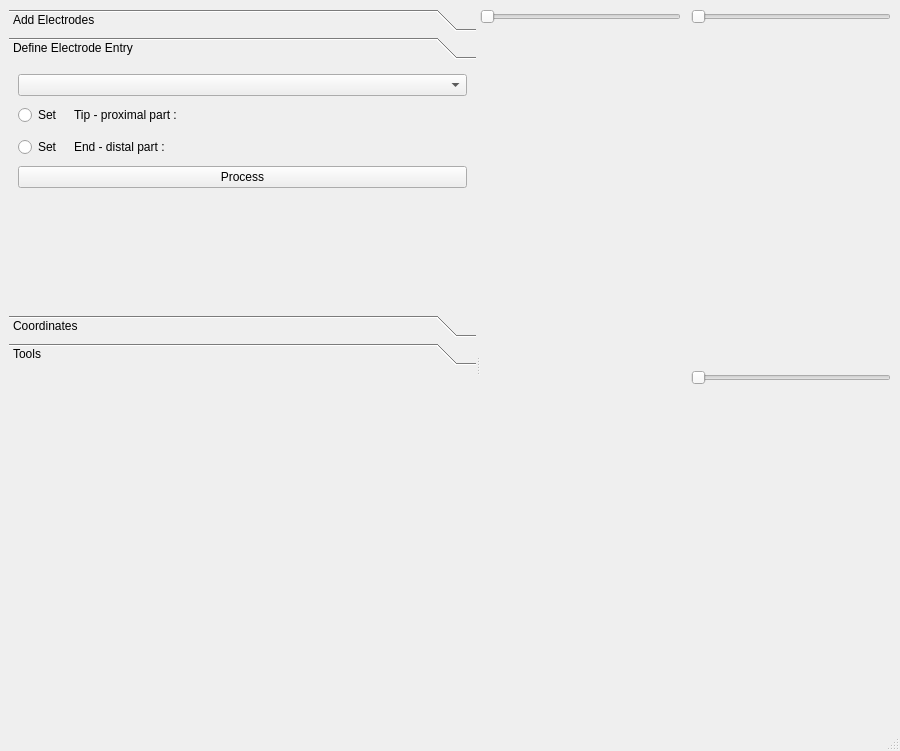
<?xml version="1.0" encoding="UTF-8"?>
<ui version="4.0">
 <class>ImagesViewer</class>
 <widget class="QMainWindow" name="ImagesViewer">
  <property name="geometry">
   <rect>
    <x>0</x>
    <y>0</y>
    <width>900</width>
    <height>751</height>
   </rect>
  </property>
  <property name="windowTitle">
   <string>ImagesViewer</string>
  </property>
  <widget class="QWidget" name="centralwidget">
   <layout class="QGridLayout" name="gridLayout_2">
    <item row="0" column="0">
     <widget class="QSplitter" name="splitter">
      <property name="orientation">
       <enum>Qt::Orientation::Horizontal</enum>
      </property>
      <widget class="QWidget" name="leftPanel">
       <layout class="QVBoxLayout" name="leftPanelLayout">
        <property name="spacing">
         <number>0</number>
        </property>
        <item>
         <widget class="QToolBox" name="toolBox">
          <property name="sizePolicy">
           <sizepolicy hsizetype="Preferred" vsizetype="Preferred">
            <horstretch>0</horstretch>
            <verstretch>0</verstretch>
           </sizepolicy>
          </property>
          <property name="currentIndex">
           <number>1</number>
          </property>
          <widget class="QWidget" name="page_5">
           <property name="geometry">
            <rect>
             <x>0</x>
             <y>0</y>
             <width>203</width>
             <height>123</height>
            </rect>
           </property>
           <property name="sizePolicy">
            <sizepolicy hsizetype="Preferred" vsizetype="Maximum">
             <horstretch>0</horstretch>
             <verstretch>0</verstretch>
            </sizepolicy>
           </property>
           <property name="minimumSize">
            <size>
             <width>0</width>
             <height>0</height>
            </size>
           </property>
           <attribute name="label">
            <string>Add Electrodes</string>
           </attribute>
           <layout class="QVBoxLayout" name="verticalLayout_2">
            <item>
             <layout class="QHBoxLayout" name="horizontalLayout_2">
              <item>
               <widget class="QLabel" name="label">
                <property name="minimumSize">
                 <size>
                  <width>70</width>
                  <height>0</height>
                 </size>
                </property>
                <property name="text">
                 <string>Name :</string>
                </property>
               </widget>
              </item>
              <item>
               <widget class="QLineEdit" name="ElectrodeNameLineEdit"/>
              </item>
             </layout>
            </item>
            <item>
             <layout class="QHBoxLayout" name="horizontalLayout">
              <item>
               <widget class="QLabel" name="label_2">
                <property name="minimumSize">
                 <size>
                  <width>70</width>
                  <height>0</height>
                 </size>
                </property>
                <property name="text">
                 <string>Type : </string>
                </property>
               </widget>
              </item>
              <item>
               <widget class="QComboBox" name="ElectrodeTypeComboBox">
                <property name="sizePolicy">
                 <sizepolicy hsizetype="Expanding" vsizetype="Fixed">
                  <horstretch>0</horstretch>
                  <verstretch>0</verstretch>
                 </sizepolicy>
                </property>
               </widget>
              </item>
             </layout>
            </item>
            <item>
             <widget class="QPushButton" name="AddElectrodePushButton">
              <property name="text">
               <string>Add Electrodes</string>
              </property>
             </widget>
            </item>
           </layout>
          </widget>
          <widget class="QWidget" name="page_6">
           <property name="geometry">
            <rect>
             <x>0</x>
             <y>0</y>
             <width>466</width>
             <height>156</height>
            </rect>
           </property>
           <property name="sizePolicy">
            <sizepolicy hsizetype="Preferred" vsizetype="Fixed">
             <horstretch>0</horstretch>
             <verstretch>0</verstretch>
            </sizepolicy>
           </property>
           <property name="minimumSize">
            <size>
             <width>0</width>
             <height>0</height>
            </size>
           </property>
           <attribute name="label">
            <string>Define Electrode Entry</string>
           </attribute>
           <layout class="QGridLayout" name="gridLayout_3">
            <item row="0" column="0">
             <widget class="QComboBox" name="ElectrodesComboBox"/>
            </item>
            <item row="1" column="0">
             <layout class="QHBoxLayout" name="horizontalLayout_6">
              <item>
               <widget class="QRadioButton" name="SetEntryRadioButton">
                <property name="minimumSize">
                 <size>
                  <width>50</width>
                  <height>26</height>
                 </size>
                </property>
                <property name="maximumSize">
                 <size>
                  <width>50</width>
                  <height>26</height>
                 </size>
                </property>
                <property name="text">
                 <string>Set</string>
                </property>
                <property name="checkable">
                 <bool>true</bool>
                </property>
                <property name="autoExclusive">
                 <bool>false</bool>
                </property>
               </widget>
              </item>
              <item>
               <widget class="QLabel" name="EntryCoordinatesLabel">
                <property name="text">
                 <string>Tip - proximal part : </string>
                </property>
               </widget>
              </item>
             </layout>
            </item>
            <item row="2" column="0">
             <layout class="QHBoxLayout" name="horizontalLayout_5">
              <item>
               <widget class="QRadioButton" name="SetOutputRadioButton">
                <property name="minimumSize">
                 <size>
                  <width>50</width>
                  <height>26</height>
                 </size>
                </property>
                <property name="maximumSize">
                 <size>
                  <width>50</width>
                  <height>26</height>
                 </size>
                </property>
                <property name="text">
                 <string>Set</string>
                </property>
                <property name="checkable">
                 <bool>true</bool>
                </property>
                <property name="autoExclusive">
                 <bool>false</bool>
                </property>
               </widget>
              </item>
              <item>
               <widget class="QLabel" name="OutputCoordinatesLabel">
                <property name="text">
                 <string>End - distal part : </string>
                </property>
               </widget>
              </item>
             </layout>
            </item>
            <item row="3" column="0">
             <widget class="QPushButton" name="ProcessCoordinatesPushButton">
              <property name="text">
               <string>Process</string>
              </property>
             </widget>
            </item>
           </layout>
          </widget>
          <widget class="QWidget" name="page_7">
           <property name="geometry">
            <rect>
             <x>0</x>
             <y>0</y>
             <width>138</width>
             <height>366</height>
            </rect>
           </property>
           <property name="sizePolicy">
            <sizepolicy hsizetype="Preferred" vsizetype="Expanding">
             <horstretch>0</horstretch>
             <verstretch>1</verstretch>
            </sizepolicy>
           </property>
           <property name="minimumSize">
            <size>
             <width>0</width>
             <height>0</height>
            </size>
           </property>
           <attribute name="label">
            <string>Coordinates</string>
           </attribute>
           <layout class="QVBoxLayout" name="verticalLayout_4">
            <item>
             <widget class="QScrollArea" name="treeScrollArea">
              <property name="sizePolicy">
               <sizepolicy hsizetype="Preferred" vsizetype="Expanding">
                <horstretch>0</horstretch>
                <verstretch>1</verstretch>
               </sizepolicy>
              </property>
              <property name="minimumSize">
               <size>
                <width>0</width>
                <height>300</height>
               </size>
              </property>
              <property name="widgetResizable">
               <bool>true</bool>
              </property>
              <widget class="QWidget" name="scrollAreaWidgetContents">
               <property name="geometry">
                <rect>
                 <x>0</x>
                 <y>0</y>
                 <width>98</width>
                 <height>298</height>
                </rect>
               </property>
               <layout class="QVBoxLayout" name="scrollLayout">
                <item>
                 <widget class="QTreeWidget" name="ElectrodeTreeWidget">
                  <property name="sizePolicy">
                   <sizepolicy hsizetype="Preferred" vsizetype="Expanding">
                    <horstretch>0</horstretch>
                    <verstretch>1</verstretch>
                   </sizepolicy>
                  </property>
                  <column>
                   <property name="text">
                    <string>Name</string>
                   </property>
                  </column>
                  <column>
                   <property name="text">
                    <string>X</string>
                   </property>
                  </column>
                  <column>
                   <property name="text">
                    <string>Y</string>
                   </property>
                  </column>
                  <column>
                   <property name="text">
                    <string>Z</string>
                   </property>
                  </column>
                 </widget>
                </item>
               </layout>
              </widget>
             </widget>
            </item>
            <item>
             <layout class="QHBoxLayout" name="horizontalLayout_4">
              <item>
               <spacer name="horizontalSpacer_2">
                <property name="orientation">
                 <enum>Qt::Orientation::Horizontal</enum>
                </property>
                <property name="sizeHint" stdset="0">
                 <size>
                  <width>40</width>
                  <height>20</height>
                 </size>
                </property>
               </spacer>
              </item>
              <item>
               <widget class="QPushButton" name="SaveFilePushButton">
                <property name="text">
                 <string>Save File</string>
                </property>
               </widget>
              </item>
              <item>
               <spacer name="horizontalSpacer_3">
                <property name="orientation">
                 <enum>Qt::Orientation::Horizontal</enum>
                </property>
                <property name="sizeHint" stdset="0">
                 <size>
                  <width>40</width>
                  <height>20</height>
                 </size>
                </property>
               </spacer>
              </item>
             </layout>
            </item>
           </layout>
          </widget>
          <widget class="QWidget" name="page_8">
           <property name="geometry">
            <rect>
             <x>0</x>
             <y>0</y>
             <width>113</width>
             <height>44</height>
            </rect>
           </property>
           <property name="sizePolicy">
            <sizepolicy hsizetype="Preferred" vsizetype="Maximum">
             <horstretch>0</horstretch>
             <verstretch>0</verstretch>
            </sizepolicy>
           </property>
           <property name="minimumSize">
            <size>
             <width>0</width>
             <height>0</height>
            </size>
           </property>
           <attribute name="label">
            <string>Tools</string>
           </attribute>
           <layout class="QHBoxLayout" name="horizontalLayout_3">
            <item>
             <widget class="QPushButton" name="Viewer3dButton">
              <property name="text">
               <string>3DViewer</string>
              </property>
             </widget>
            </item>
           </layout>
          </widget>
         </widget>
        </item>
        <item>
         <spacer name="verticalSpacer">
          <property name="orientation">
           <enum>Qt::Orientation::Vertical</enum>
          </property>
          <property name="sizeHint" stdset="0">
           <size>
            <width>10</width>
            <height>20</height>
           </size>
          </property>
         </spacer>
        </item>
       </layout>
      </widget>
      <widget class="QWidget" name="layoutWidget">
       <layout class="QGridLayout" name="gridLayout" rowstretch="0,0" columnstretch="0,0">
        <property name="spacing">
         <number>10</number>
        </property>
        <item row="0" column="0">
         <layout class="QVBoxLayout" name="Axial_verticalLayout">
          <item>
           <widget class="QSlider" name="Axial_horizontalSlider">
            <property name="sizePolicy">
             <sizepolicy hsizetype="Preferred" vsizetype="Fixed">
              <horstretch>0</horstretch>
              <verstretch>0</verstretch>
             </sizepolicy>
            </property>
            <property name="orientation">
             <enum>Qt::Orientation::Horizontal</enum>
            </property>
           </widget>
          </item>
          <item>
           <widget class="ClickableImageLabel" name="Axial_ImagePreview">
            <property name="text">
             <string/>
            </property>
           </widget>
          </item>
         </layout>
        </item>
        <item row="0" column="1">
         <layout class="QVBoxLayout" name="Coronal_verticalLayout">
          <item>
           <widget class="QSlider" name="Coronal_horizontalSlider">
            <property name="sizePolicy">
             <sizepolicy hsizetype="Preferred" vsizetype="Fixed">
              <horstretch>0</horstretch>
              <verstretch>0</verstretch>
             </sizepolicy>
            </property>
            <property name="orientation">
             <enum>Qt::Orientation::Horizontal</enum>
            </property>
           </widget>
          </item>
          <item>
           <widget class="ClickableImageLabel" name="Coronal_ImagePreview">
            <property name="text">
             <string/>
            </property>
           </widget>
          </item>
         </layout>
        </item>
        <item row="1" column="0">
         <layout class="QVBoxLayout" name="FillerLayout"/>
        </item>
        <item row="1" column="1">
         <layout class="QVBoxLayout" name="Sagittal_verticalLayout">
          <item>
           <widget class="QSlider" name="Sagittal_horizontalSlider">
            <property name="sizePolicy">
             <sizepolicy hsizetype="Preferred" vsizetype="Fixed">
              <horstretch>0</horstretch>
              <verstretch>0</verstretch>
             </sizepolicy>
            </property>
            <property name="orientation">
             <enum>Qt::Orientation::Horizontal</enum>
            </property>
           </widget>
          </item>
          <item>
           <widget class="ClickableImageLabel" name="Sagittal_ImagePreview">
            <property name="text">
             <string/>
            </property>
           </widget>
          </item>
         </layout>
        </item>
       </layout>
      </widget>
     </widget>
    </item>
   </layout>
  </widget>
  <widget class="QMenuBar" name="menubar">
   <property name="enabled">
    <bool>true</bool>
   </property>
   <property name="geometry">
    <rect>
     <x>0</x>
     <y>0</y>
     <width>900</width>
     <height>37</height>
    </rect>
   </property>
  </widget>
  <widget class="QStatusBar" name="statusbar"/>
 </widget>
 <customwidgets>
  <customwidget>
   <class>ClickableImageLabel</class>
   <extends>QLabel</extends>
   <header>ClickableImageLabel.py</header>
  </customwidget>
 </customwidgets>
 <resources/>
 <connections/>
</ui>
